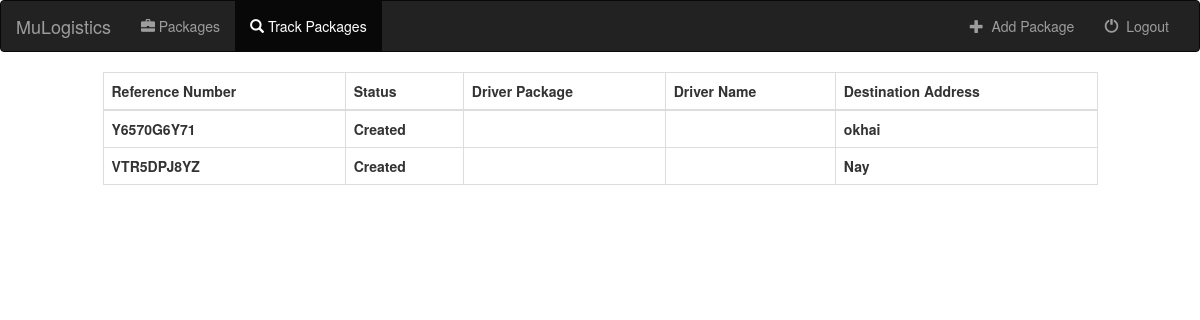
Page /packages/track_packages/ (signed in) on the committed database.
### packages/models.py (models this page shows, shortened)
class Package(models.Model):
    user = models.ForeignKey(User, default=1)
    reference_number = models.CharField(max_length=10)
    status = models.CharField(max_length=50)
    volumetric_weight = models.DecimalField(max_digits=10, decimal_places=2)
    client_address = models.CharField(max_length=50)
    client_city = models.CharField(max_length=50)
    receiver_address = models.CharField(max_length=50)
    receiver_city = models.CharField(max_length=50)
    id_required = models.BooleanField(default=True)

### packages/views.py (the view)
def track_packages(request):
    if not request.user.is_authenticated():
        return render(request, 'packages/login_user.html')
    else:
        packages = Package.objects.filter(user=request.user)
    return render(request, 'packages/track_packages.html', {'packages': packages})

### packages/templates/packages/track_packages.html
{% extends "packages/base.html" %}
{% load staticfiles %}
{% block navlist %}
 <ul class="nav navbar-nav ">
    <li>
      <a href="{% url 'packages:index' %}">
        <span class="glyphicon glyphicon-briefcase" aria-hidden="true">
        </span>&nbsp;Packages
      </a>
    </li>
    <li class = "active ">
      <a href="{% url 'packages:track_packages' %}">
        <span class="glyphicon glyphicon-search" aria-hidden="true">
        </span>&nbsp;Track Packages
      </a>
    </li>
  </ul>
  <ul class="nav navbar-nav navbar-right">
      <li>
          <a href="{% url 'packages:create_package' %}">
              <span class="glyphicon glyphicon-plus" aria-hidden="true">
              </span>&nbsp; Add Package
          </a>
      </li>
      <li>
          <a href="{% url 'packages:logout_user' %}">
              <span class="glyphicon glyphicon-off" aria-hidden="true"></span>&nbsp; Logout
          </a>
      </li>
  </ul>
{% endblock %}
{% block content %}
<div class="row">
    <div class="col-md-1"></div>
    <div class="col-md-10">
      <table id = "table" class = "table table-bordered">
        <thead>
          <tr>
            <th>Reference Number</th>
            <th>Status</th>
            <th>Driver Package</th>
            <th>Driver Name</th>
            <th>Destination Address</th>
          </tr>
        </thead>
        <tbody>
          {% for package in packages %}
            <tr>
              <th>{{package.reference_number}}</th>
              <th>{{package.status}}</th>
              <th>{{driver.package}}</th>
              <th>{{driver.name}}</th>
              <th>{{package.receiver_address}}</th>
            </tr>
          {% endfor %}
        </tbody>
      </table>
    </div>
  </div>
{% endblock %}

### rows in the picture
Package: reference_number "Y6570G6Y71", status "Created", receiver_address "okhai"
Package: reference_number "VTR5DPJ8YZ", status "Created", receiver_address "Nay"
